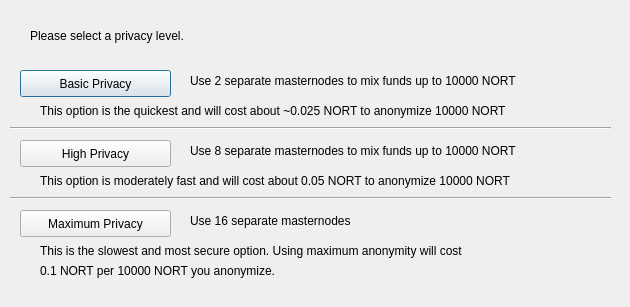
<?xml version="1.0" encoding="UTF-8"?>
<ui version="4.0">
 <class>ObfuscationConfig</class>
 <widget class="QDialog" name="ObfuscationConfig">
  <property name="geometry">
   <rect>
    <x>0</x>
    <y>0</y>
    <width>630</width>
    <height>307</height>
   </rect>
  </property>
  <property name="windowTitle">
   <string>Configure Obfuscation</string>
  </property>
  <widget class="QPushButton" name="buttonBasic">
   <property name="geometry">
    <rect>
     <x>20</x>
     <y>70</y>
     <width>151</width>
     <height>27</height>
    </rect>
   </property>
   <property name="text">
    <string>Basic Privacy</string>
   </property>
  </widget>
  <widget class="QPushButton" name="buttonHigh">
   <property name="geometry">
    <rect>
     <x>20</x>
     <y>140</y>
     <width>151</width>
     <height>27</height>
    </rect>
   </property>
   <property name="text">
    <string>High Privacy</string>
   </property>
  </widget>
  <widget class="QPushButton" name="buttonMax">
   <property name="geometry">
    <rect>
     <x>20</x>
     <y>210</y>
     <width>151</width>
     <height>27</height>
    </rect>
   </property>
   <property name="text">
    <string>Maximum Privacy</string>
   </property>
  </widget>
  <widget class="QLabel" name="label">
   <property name="geometry">
    <rect>
     <x>30</x>
     <y>20</y>
     <width>571</width>
     <height>31</height>
    </rect>
   </property>
   <property name="text">
    <string>Please select a privacy level.</string>
   </property>
  </widget>
  <widget class="QLabel" name="label_2">
   <property name="geometry">
    <rect>
     <x>190</x>
     <y>70</y>
     <width>421</width>
     <height>21</height>
    </rect>
   </property>
   <property name="text">
    <string>Use 2 separate masternodes to mix funds up to 10000 NORT</string>
   </property>
  </widget>
  <widget class="QLabel" name="label_3">
   <property name="geometry">
    <rect>
     <x>190</x>
     <y>140</y>
     <width>411</width>
     <height>21</height>
    </rect>
   </property>
   <property name="text">
    <string>Use 8 separate masternodes to mix funds up to 10000 NORT</string>
   </property>
  </widget>
  <widget class="QLabel" name="label_4">
   <property name="geometry">
    <rect>
     <x>190</x>
     <y>210</y>
     <width>421</width>
     <height>21</height>
    </rect>
   </property>
   <property name="text">
    <string>Use 16 separate masternodes</string>
   </property>
  </widget>
  <widget class="QLabel" name="label_6">
   <property name="geometry">
    <rect>
     <x>40</x>
     <y>100</y>
     <width>561</width>
     <height>21</height>
    </rect>
   </property>
   <property name="text">
    <string>This option is the quickest and will cost about ~0.025 NORT to anonymize 10000 NORT</string>
   </property>
  </widget>
  <widget class="QLabel" name="label_7">
   <property name="geometry">
    <rect>
     <x>40</x>
     <y>170</y>
     <width>561</width>
     <height>21</height>
    </rect>
   </property>
   <property name="text">
    <string>This option is moderately fast and will cost about 0.05 NORT to anonymize 10000 NORT</string>
   </property>
  </widget>
  <widget class="QLabel" name="label_8">
   <property name="geometry">
    <rect>
     <x>40</x>
     <y>240</y>
     <width>561</width>
     <height>21</height>
    </rect>
   </property>
   <property name="text">
    <string>This is the slowest and most secure option. Using maximum anonymity will cost</string>
   </property>
  </widget>
  <widget class="QLabel" name="label_9">
   <property name="geometry">
    <rect>
     <x>40</x>
     <y>260</y>
     <width>561</width>
     <height>21</height>
    </rect>
   </property>
   <property name="text">
    <string>0.1 NORT per 10000 NORT you anonymize.</string>
   </property>
  </widget>
  <widget class="Line" name="line">
   <property name="geometry">
    <rect>
     <x>10</x>
     <y>120</y>
     <width>601</width>
     <height>16</height>
    </rect>
   </property>
   <property name="orientation">
    <enum>Qt::Horizontal</enum>
   </property>
  </widget>
  <widget class="Line" name="line_2">
   <property name="geometry">
    <rect>
     <x>10</x>
     <y>190</y>
     <width>601</width>
     <height>16</height>
    </rect>
   </property>
   <property name="orientation">
    <enum>Qt::Horizontal</enum>
   </property>
  </widget>
 </widget>
 <resources/>
 <connections/>
</ui>
